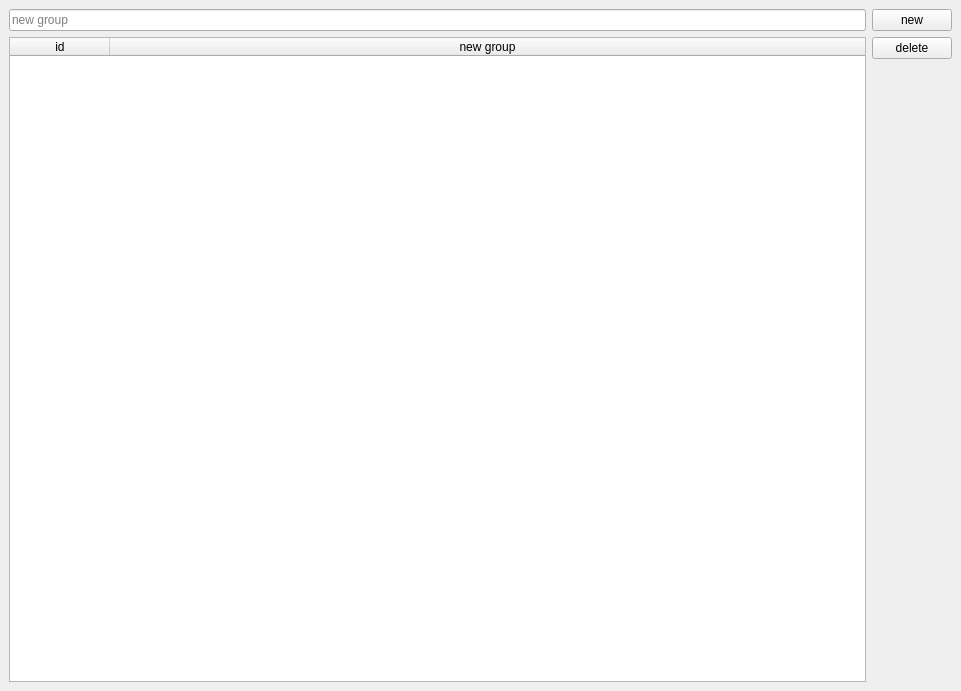
<?xml version="1.0" encoding="UTF-8"?>
<ui version="4.0">
 <class>MainWindow</class>
 <widget class="QMainWindow" name="MainWindow">
  <property name="geometry">
   <rect>
    <x>0</x>
    <y>0</y>
    <width>961</width>
    <height>691</height>
   </rect>
  </property>
  <property name="windowTitle">
   <string>MainWindow</string>
  </property>
  <widget class="QWidget" name="centralwidget">
   <layout class="QVBoxLayout" name="verticalLayout_2">
    <item>
     <layout class="QHBoxLayout" name="horizontalLayout">
      <item>
       <widget class="QLineEdit" name="line_new_group_name">
        <property name="placeholderText">
         <string>new group</string>
        </property>
       </widget>
      </item>
      <item>
       <widget class="QPushButton" name="btn_add">
        <property name="text">
         <string>new</string>
        </property>
       </widget>
      </item>
     </layout>
    </item>
    <item>
     <layout class="QHBoxLayout" name="horizontalLayout_2">
      <item>
       <widget class="QTableWidget" name="tableWidget">
        <attribute name="horizontalHeaderStretchLastSection">
         <bool>true</bool>
        </attribute>
        <column>
         <property name="text">
          <string>id</string>
         </property>
        </column>
        <column>
         <property name="text">
          <string>new group</string>
         </property>
        </column>
       </widget>
      </item>
      <item>
       <layout class="QVBoxLayout" name="verticalLayout">
        <item>
         <widget class="QPushButton" name="btn_delete">
          <property name="text">
           <string>delete</string>
          </property>
         </widget>
        </item>
        <item>
         <spacer name="verticalSpacer">
          <property name="orientation">
           <enum>Qt::Vertical</enum>
          </property>
          <property name="sizeHint" stdset="0">
           <size>
            <width>20</width>
            <height>40</height>
           </size>
          </property>
         </spacer>
        </item>
       </layout>
      </item>
     </layout>
    </item>
   </layout>
  </widget>
 </widget>
 <resources/>
 <connections/>
</ui>
